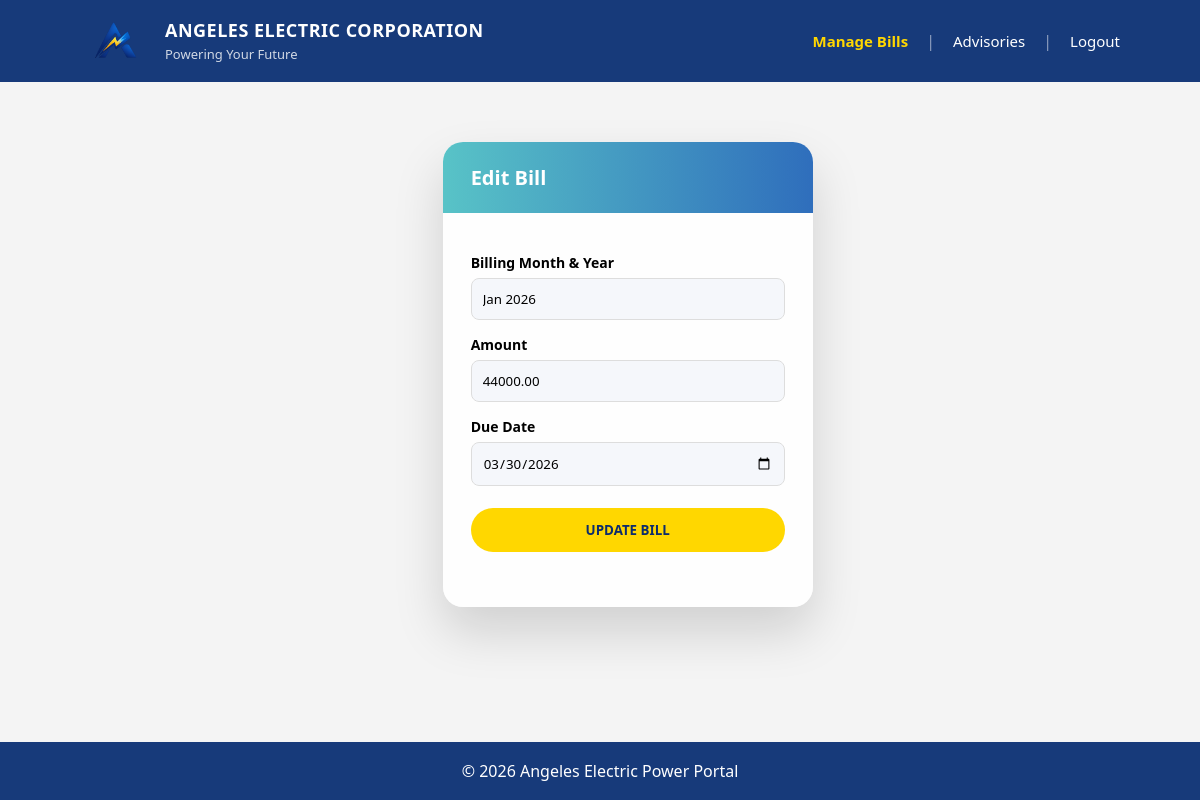
The page /edit_bill.php?id=13 (signed in) on the database its author committed.
### tables this page shows
CREATE TABLE `bills` (
  `id` int(11) NOT NULL,
  `user_id` int(11) NOT NULL,
  `billing_month` varchar(20) DEFAULT NULL,
  `amount` decimal(10,2) DEFAULT NULL,
  `due_date` date DEFAULT NULL,
  `status` enum('Paid','Unpaid') DEFAULT 'Unpaid',
  `created_at` timestamp NOT NULL DEFAULT current_timestamp()
);

### edit_bill.php (the view, shortened to what this page needs)
<?php
include 'config/database.php';
$id = $_GET['id'];
$stmt = $conn->prepare("SELECT * FROM bills WHERE id=?");
$stmt->bind_param("i", $id);
$stmt->execute();
$bill = $stmt->get_result()->fetch_assoc();
?>
<!DOCTYPE html>
<html>
<head>
    <link rel="stylesheet" href="assets/style.css">
</head>
<body>
<header class="header">
    <div class="logo-area">
        <img src="assets/logo.png" class="logo">
        <div>
            <h1>ANGELES ELECTRIC CORPORATION</h1>
            <span>Powering Your Future</span>
        </div>
    </div>
    <div class="nav-links">
        <a href="manage_bills.php" class="active">Manage Bills</a>
        <span class="divider">|</span>
        <a href="manage_advisories.php">Advisories</a>
        <span class="divider">|</span>
        <a href="logout.php">Logout</a>
    </div>
</header>
<div class="dashboard-wrapper">
    <div class="manage-container">
        <div class="manage-left">
            <h2>Edit Bill</h2>
            <form method="POST">
                <label>Billing Month & Year</label>
                <input type="text"
                       name="billing_month"
                       value="<?php echo $bill['billing_month']; ?>"
                       required>
                <label>Amount</label>
                <input type="number"
                       step="0.01"
                       name="amount"
                       value="<?php echo $bill['amount']; ?>"
                       required>
                <label>Due Date</label>
                <input type="date"
                       name="due_date"
                       value="<?php echo $bill['due_date']; ?>"
                       required>
                <button type="submit"
                        name="update_bill"
                        class="btn-confirm">
                    UPDATE BILL
                </button>
            </form>
        </div>
    </div>
</div>
<?php include 'includes/footer.php'; ?>
</body>
</html>

### assets/style.css (style rules this page uses)
* { margin:0; padding:0; box-sizing:border-box; font-family:'Segoe UI', sans-serif; }
html { height:100%; }
body { min-height:100vh; display:flex; flex-direction:column; background:#f4f4f4; }
.header { background:#173a7a; display:flex; justify-content:space-between; align-items:center; padding:18px 80px; color:white; }
.logo-area { display:flex; align-items:center; gap:15px; }
.logo { width:70px; }
.logo-area h1 { font-size:18px; font-weight:700; letter-spacing:0.5px; }
.logo-area span { font-size:13px; opacity:0.8; }
.nav-links { display:flex; align-items:center; gap:18px; }
.nav-links a { color:#ffffff !important; text-decoration:none; font-size:15px; font-weight:500; transition:0.3s; }
.nav-links a.active { color:#ffd700 !important; font-weight:600; }
.divider { color:#ffffff; opacity:0.5; }
.btn-confirm { display:inline-block; background:#ffd700; color:#0d2c6c; padding:12px 26px; border:none; border-radius:8px; font-weight:700; text-decoration:none; cursor:pointer; transition:0.25s; }
.dashboard-wrapper { padding: 60px 80px 100px 80px; display:flex; justify-content:center; padding:80px 20px; }
.dashboard-wrapper { padding: 60px 80px 120px 80px; }
.manage-container { display: flex; gap: 60px; max-width: 1350px; margin: 0 auto; }
.manage-left, .manage-right { background: rgba(255, 255, 255, 0.85); backdrop-filter: blur(6px); border-radius: 20px; box-shadow: 0 25px 50px rgba(0, 0, 0, 0.15); overflow: hidden; }
.manage-left { flex: 0 0 370px; padding-bottom: 30px; }
.manage-left h2, .manage-right h2 { margin: 0; padding: 22px 28px; background: linear-gradient(to right, #58c3c7, #2f6ebc); color: white; font-size: 20px; }
.manage-left form { padding: 25px 28px; }
.manage-left label { display: block; margin-top: 15px; font-weight: 600; font-size: 14px; }
.manage-left input, .manage-left select { width: 100%; padding: 11px; margin-top: 6px; border-radius: 8px; border: 1px solid #ddd; background: #f5f7fb; }
.manage-left button { margin-top: 22px; width: 100%; padding: 13px; background: #ffd700; border: none; border-radius: 25px; font-weight: 700; cursor: pointer; transition: 0.2s; }

### rows shown on the page
bills: billing_month "Jan 2026", amount "44000.00", due_date "03/30/2026"
